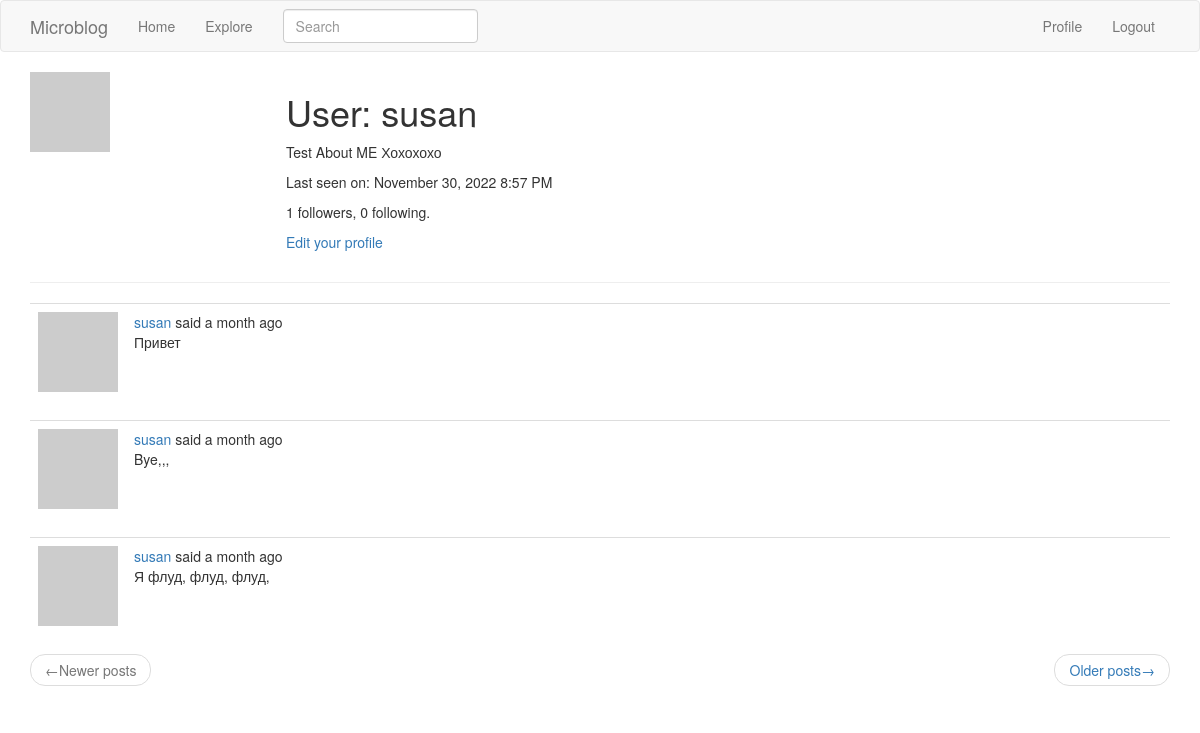
Before: /user/susan (signed in) with the older database file.
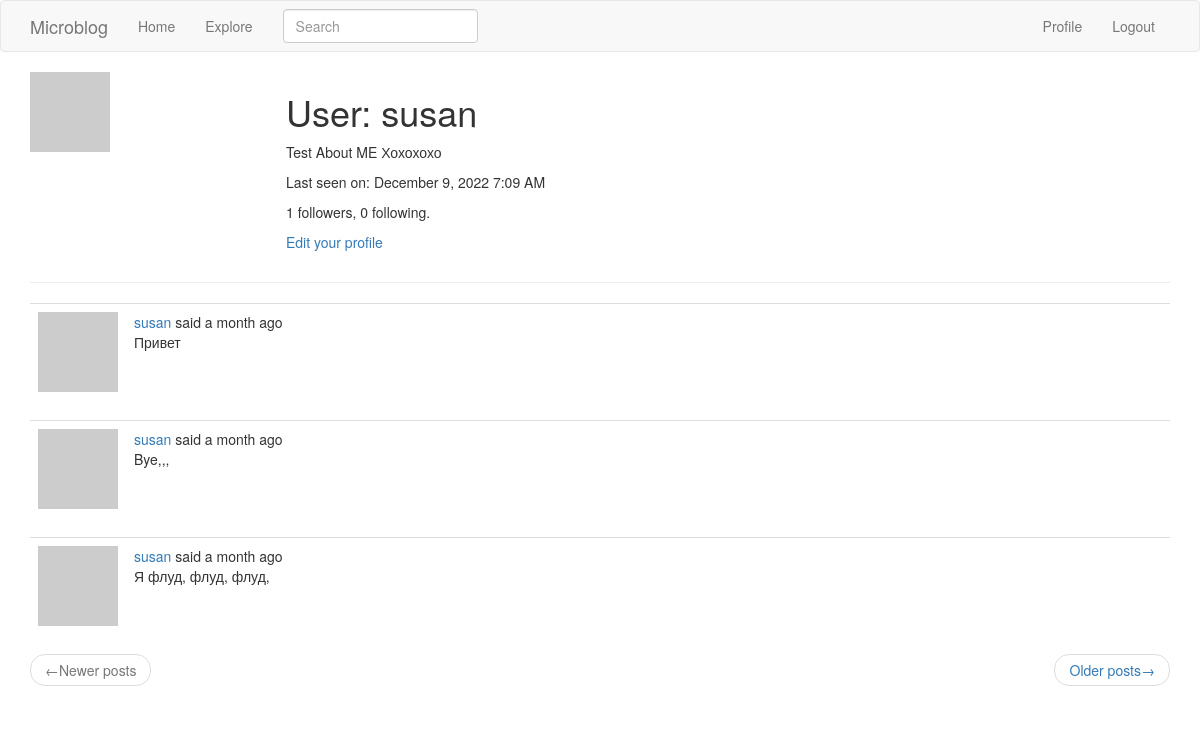
After: the same page with the newer database file.
### app/models.py (models this page shows, shortened)
class User(UserMixin, db.Model):
    id = db.Column(
        db.Integer,
        primary_key=True,
    )
    username = db.Column(
        db.String(64),
        index=True,
        unique=True,
    )
    email = db.Column(
        db.String(120),
        index=True,
        unique=True,
    )
    password_hash = db.Column(
        db.String(128),
    )
    about_me = db.Column(
        db.String(140)
    )
    last_seen = db.Column(
        db.DateTime, default=datetime.utcnow
    )
    posts = db.relationship(
        'Post',
        backref='author',
        lazy='dynamic',
    )
    followed = db.relationship(
        'User',
        secondary=followers,
        primaryjoin=(followers.c.follower_id == id),
        secondaryjoin=(followers.c.followed_id == id),
        backref=db.backref('followers', lazy='dynamic'),
        lazy='dynamic',
    )
    def avatar(self, size):
        digest = md5(self.email.lower().encode('utf-8')).hexdigest()
        return f'https://www.gravatar.com/avatar/{digest}?d=identicon&s={size}'

class SearchableMixin(object):
    @classmethod
    def before_commit(cls, session):
        session._changes = {
            'add': list(session.new),
            'update': list(session.dirty),
            'delete': list(session.deleted),
        }
    @classmethod
    def after_commit(cls, session):
        for obj in session._changes['add']:
            if isinstance(obj, SearchableMixin):
                add_to_index(obj.__tablename__, obj)
        for obj in session._changes['update']:
            if isinstance(obj, SearchableMixin):
                add_to_index(obj.__tablename__, obj)
        for obj in session._changes['delete']:
            if isinstance(obj, SearchableMixin):
                remove_from_index(obj.__tablename__, obj)
        session._changes = None

class Post(SearchableMixin, db.Model):
    __searchable__ = ['body']
    id = db.Column(
        db.Integer,
        primary_key=True,
    )
    body = db.Column(
        db.String(140),
    )
    timestamp = db.Column(
        db.DateTime,
        index=True,
        default=datetime.utcnow,
    )
    user_id = db.Column(
        db.Integer(),
        db.ForeignKey('user.id'),
    )

### app/main/routes.py (the view)
@bp.route('/user/<username>')
@login_required
def user(username):
    user = User.query.filter_by(username=username).first_or_404()
    page = request.args.get('page', 1, type=int)
    posts = user.posts.order_by(Post.timestamp.desc()).paginate(
        page=page,
        per_page=current_app.config['POSTS_PER_PAGE'],
        error_out=False
    )
    next_url = url_for('main.user', username=user.username,
                       page=posts.next_num) \
        if posts.has_next else None
    prev_url = url_for('main.user', username=user.username,
                       page=posts.prev_num) \
        if posts.has_prev else None
    form = EmptyForm()
    context = {
        'user': user,
        'posts': posts.items,
        'form': form,
        'next_url': next_url,
        'prev_url': prev_url,
    }
    return render_template('user.html', **context)

### app/main/forms.py
class SearchForm(FlaskForm):
    q = StringField(
        _l('Search'),
        validators=[DataRequired()]
    )
    def __init__(self, *args, **kwargs):
        if 'formdata' not in kwargs:
            kwargs['formdata'] = request.args
        if 'meta' not in kwargs:
            kwargs['meta'] = {'csrf': False}
        super(SearchForm, self).__init__(*args, **kwargs)

class EmptyForm(FlaskForm):
    submit = SubmitField(_('Submit'))

### app/main/routes.py (called while the page is built)
@bp.before_request
def before_request():
    if current_user.is_authenticated:
        current_user.last_seen = datetime.utcnow()
        db.session.commit()
        g.search_form = SearchForm()
    g.locale = str(get_locale())

### app/models.py (called while the page is built)
@login.user_loader
def load_user(id):
    return User.query.get(int(id))

### app/templates/user.html (shortened to what this page needs)
{% extends 'base.html' %}
{% block app_content %}
  <table style="table table-hover">
    <tr valign="top">
      <td width="256px"><img src="{{ user.avatar(256) }}"></td>
      <td>
        <h1>{{ _('User') }}: {{ user.username }}</h1>
        {% if user.about_me %}
          <p>
            {{ user.about_me }}
          </p>
        {% endif %}
        {% if user.last_seen %}
          <p>
            {{ _('Last seen on') }}: {{ moment(user.last_seen).format('LLL') }}
          </p>
        {% endif %}
        <p>
          {{ _('%(count)d followers', count=user.followers.count()) }},
          {{ _('%(count)d following.', count=user.followed.count()) }}
        </p>
        {% if user == current_user %}
          <p>
            <a href="{{ url_for('main.edit_profile') }}">{{ _('Edit your profile') }}</a>
          </p>
        {% endif %}
      </td>
    </tr>
  </table>
  <hr>
  {% for post in posts %}
      {% include "_post.html" %}
  {% endfor %}
  <nav aria-label="...">
    <ul class="pager">
      <li class="previous {% if not prev_url %} disabled {% endif %}">
        <a href="{{ prev_url or '#' }}">
          <span aria-hidden="true">&larr;</span>{{ _('Newer posts') }}
        </a>
      </li>
      <li class="next {% if not next_url %} disabled {% endif %}">
        <a href="{{ next_url or '#' }}">
          {{ _('Older posts') }}<span aria-hidden="true">&rarr;</span>
        </a>
      </li>
    </ul>
  </nav>
{% endblock app_content %}

### app/templates/base.html (shortened to what this page needs)
{% extends 'bootstrap/base.html' %}
{% block navbar %}
  <nav class="navbar navbar-default">
    <div class="container">
      <div class="navbar-header">
        <a class="navbar-brand" href="{{ url_for('main.index') }}">{{ _('Microblog') }}</a>
      </div>
      <div class="collapse navbar-collapse" id="bs-example-navbar-collapse-1">
        <ul class="nav navbar-nav">
          <li><a href="{{ url_for('main.index') }}">{{ _('Home') }}</a></li>
          <li><a href="{{ url_for('main.explore') }}">{{ _('Explore') }}</a></li>
        </ul>
        {% if g.search_form %}
          <form class="navbar-form navbar-left" method="get" action="{{ url_for('main.search') }}">
            <div class="form-group">
              {{ g.search_form.q(size=20, class="form-control", placeholder=g.search_form.q.label.text) }}
            </div>
          </form>
        {% endif %}
        <ul class="nav navbar-nav navbar-right">
          {% if current_user.is_anonymous %}
            <li><a href="{{ url_for('auth.login') }}">{{ _('Login') }}</a></li>
          {% else %}
            <li><a href="{{ url_for('main.user', username=current_user.username) }}">{{ _('Profile') }}</a></li>
            <li><a href="{{ url_for('auth.logout') }}">{{ _('Logout') }}</a></li>
          {% endif %}
        </ul>
      </div>
    </div>
  </nav>
{% endblock navbar %}
{% block content %}
  <div class="container">
    {% block app_content %}
    {% endblock app_content %}
  </div>
{% endblock content %}

### app/templates/_post.html (shortened to what this page needs)
<table class="table table-hover">
  <tr>
    <td width="70px">
      <a href="{{ url_for('main.user', username=post.author.username) }}">
        <img src="{{ post.author.avatar(70) }}">
      </a>
    </td>
    <td>
      {{ _('%(username)s said %(when)s', username=user_link, when=moment(post.timestamp).fromNow()) }}
      <br>
      {{ post.body }}
    </td>
  </tr>
</table>

Changed rows visible on the page:
changed User "susan": last_seen "November 30, 2022 8:57 PM" → "December 9, 2022 7:09 AM"
